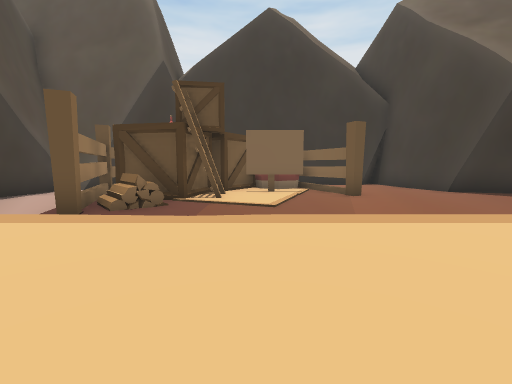
[1] (above)

24 first-person views from a walk through a Unity game level. The camera is 1.3 m above the floor, tilts 6° down and sees 90° across. The floor is counted in squares, 2 m on a side. Each view is taken from the middle of a square. On the plan, view 1 faces up. The plan holds only what a view shows up to about 9 squares ahead; the rest is blank. The place goes on beyond the plan. The player character is not drawn. Some animated figures are left out. Some surface patterns are stand-ins.

[2]
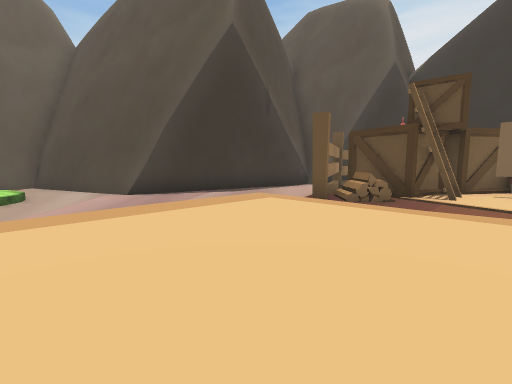

[3]
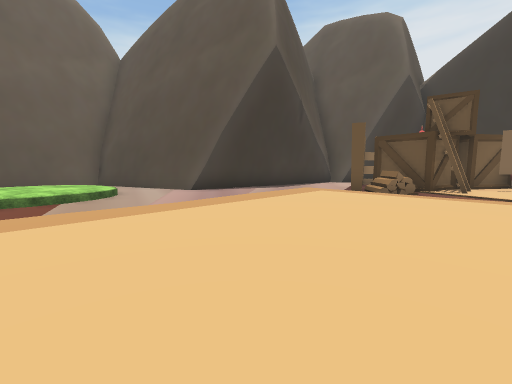

[4]
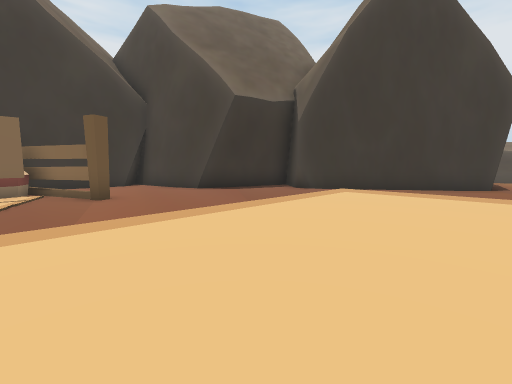

[5]
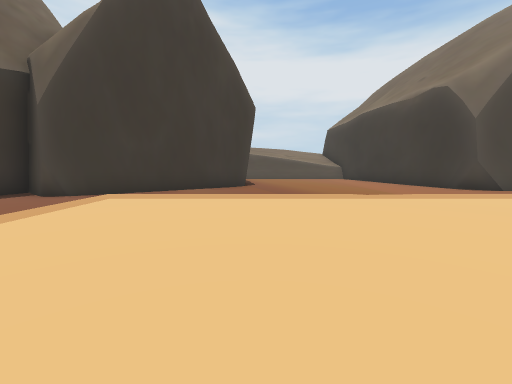

[6]
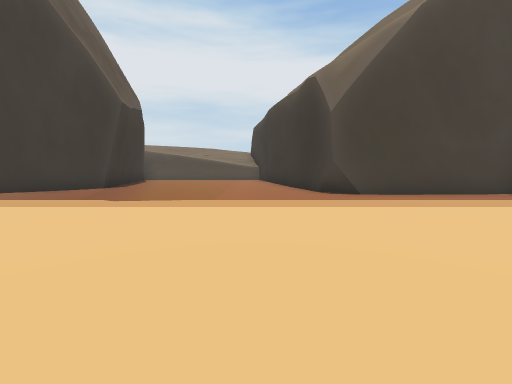

[7]
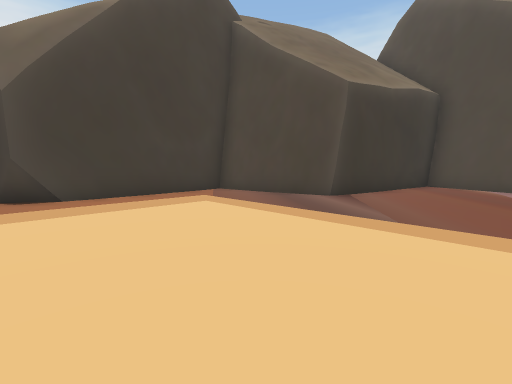

[8]
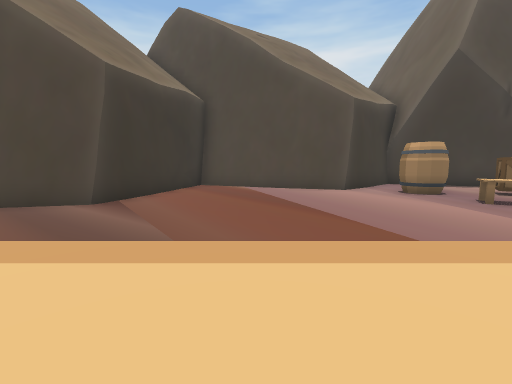

[9]
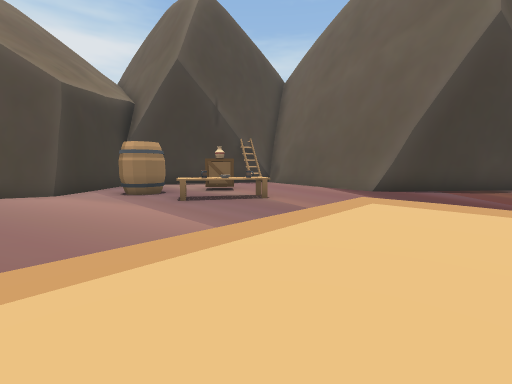

[10]
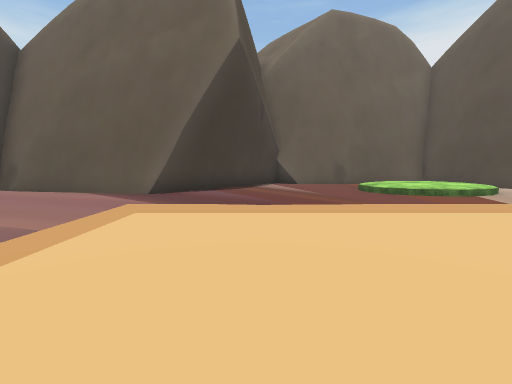

[11]
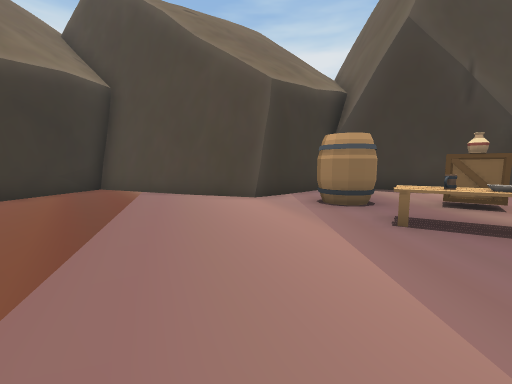

[12]
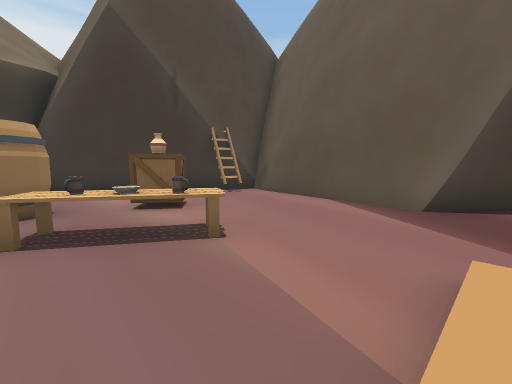

[13]
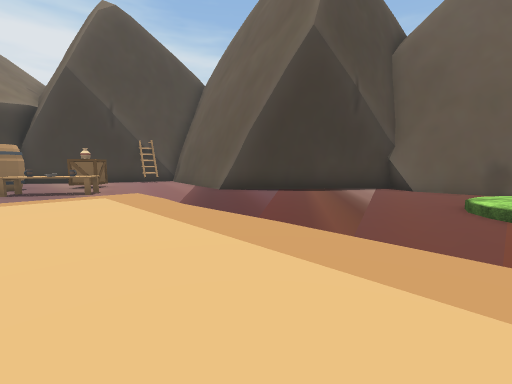

[14]
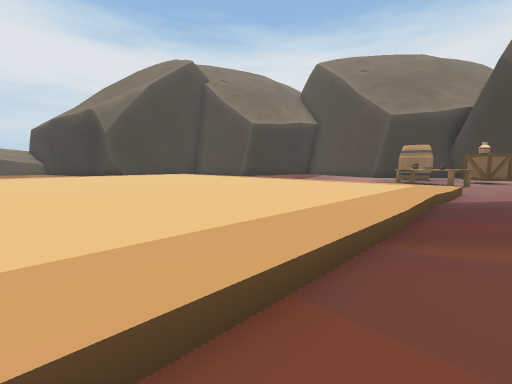

[15]
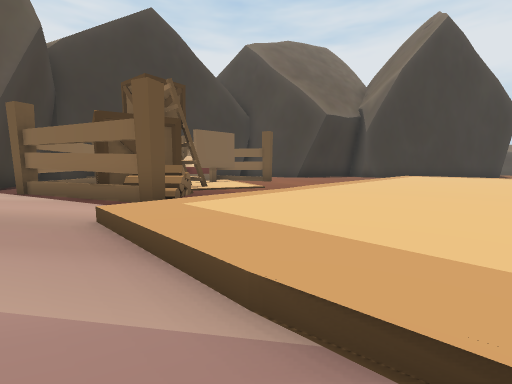

[16]
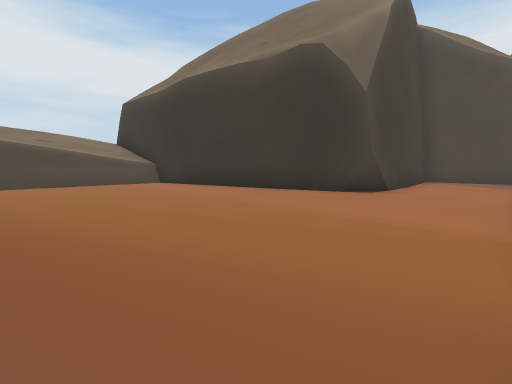

[17]
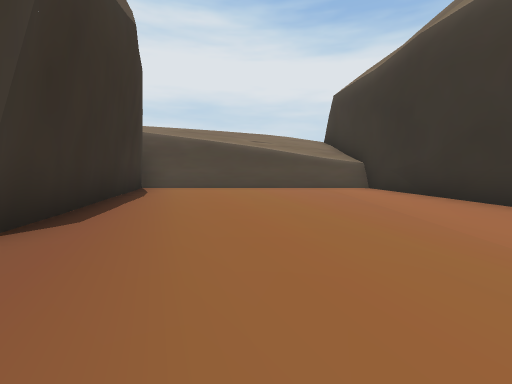

[18]
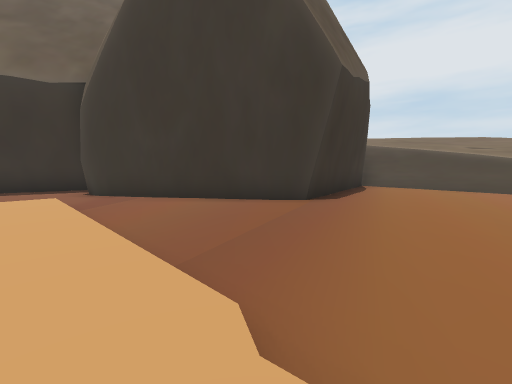

[19]
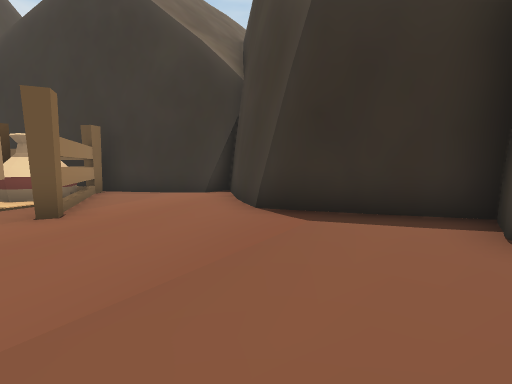

[20]
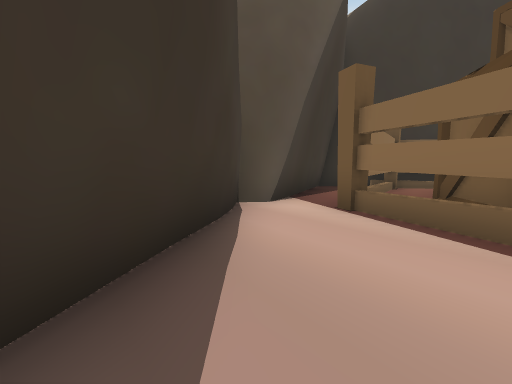

[21]
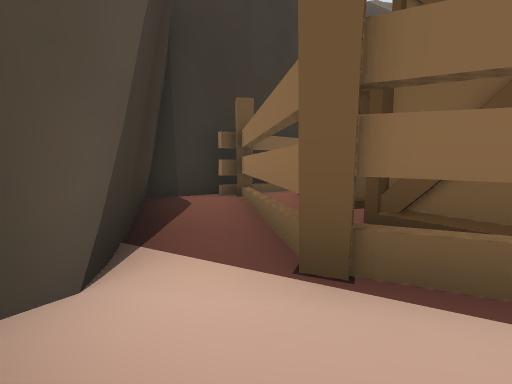

[22]
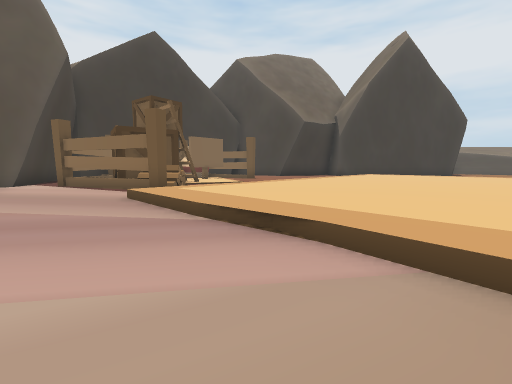

[23]
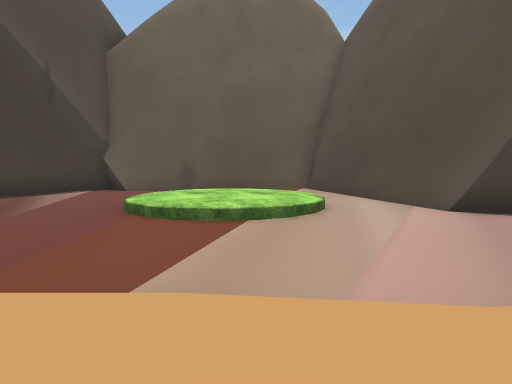

[24]
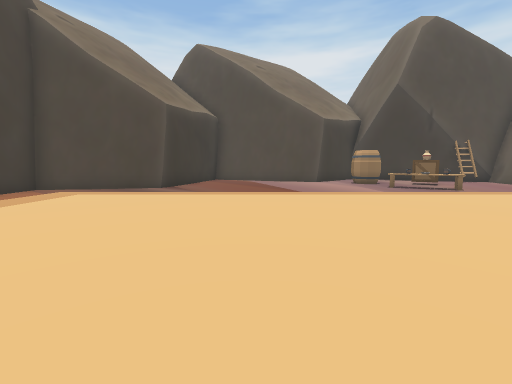

### Floor plan
Key: @ floor where view 1 was taken; # wall or solid block; . main floor; : floor 0.25 m higher than the main floor; + floor 0.5 m higher than the main floor; / step, stairs or slope; B box; A barrel; O other object.
Columns run from 12 left of view 1 to 18 right of it. Each row starts with its distance up from view 1.
 12         #####    #
 11        ##O#########
 10       ## OOOOO....#
  9      ##.OOOOOOO...#
  8      #..OBBB##O...###
  7      #..OBB#...O....###
  6      #..OBB#.........#
  5      #...OO..........##
  4      #...O............##
  3     ##..::::::::::::...#
  2    ##...::::::::::::...##
  1 ####....::::::::::::....#######
  0 #......./:::@:::::::..........#
 -1 #. ///../:::::::::::..........#
 -2 #  ++/../:::::::::::..........#
 -3 #  ++/..::::::::::::..........#
 -4 #  /+/..::::::::::::..........#
 -5 #.......::::::::::::..........#
 -6 #......./:::::::::::......#####
 -7 #......./:::::::::::...####
 -8 ##....../:::::::::::...#
 -9  ##.....::::::::::::...#
-10   ##....////////////...#
-11    ##..................#
-12     #..................#
-13     #...OO..........####
-14     #.....O........##
-15     #..BB.A.......##
-16    ###....A.......#
-17    ###......##....#
-18       ##. .#####..#
-19        ## ##   ####

Positions as (right, up) in squares from view 1, and headings:
1: (0, 0), facing up
2: (0, -1), facing up-left
3: (0, -3), facing up-left
4: (1, 0), facing up-right
5: (2, 0), facing right
6: (3, -5), facing right
7: (3, -7), facing down-right
8: (3, -8), facing down
9: (1, -8), facing down-left
10: (0, -8), facing left
11: (0, -10), facing down
12: (-2, -10), facing down-left
13: (-2, -4), facing down-left
14: (-5, -3), facing down-right
15: (-5, 0), facing up-right
16: (8, -1), facing down-right
17: (10, -2), facing right
18: (7, -3), facing up-right
19: (6, 3), facing up
20: (-6, 4), facing up
21: (-6, 7), facing up-right
22: (-6, -2), facing up-right
23: (-3, -2), facing left
24: (3, -4), facing down
